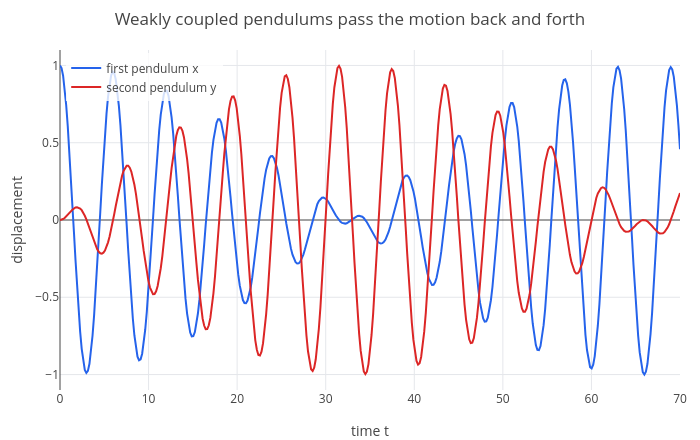

The cell this chart's notebook holds for it:
### Code cell
p = plot(s(1), t, 0, 70);
p = show(p, plot(s(2), t, 0, 70));
p = legend(p, "first pendulum x", "second pendulum y");
labels(title(p, "Weakly coupled pendulums pass the motion back and forth"), "time t", "displacement")

### Figure 1 — Plotly figure (JSON) as saved in the notebook; plotly's stock layout.template omitted (floating-point values rounded to 4 significant figures; data arrays with more than 128 entries replaced by an {"elided": "..."} marker saying what was removed)
{"data": [{"line": {"color": "#2563eb", "width": 2}, "mode": "lines", "name": "first pendulum x", "type": "scatter", "x": {"elided": "402 float values"}, "y": {"elided": "402 float values"}}, {"line": {"color": "#dc2626", "width": 2}, "mode": "lines", "name": "second pendulum y", "type": "scatter", "x": {"elided": "402 float values"}, "y": {"elided": "402 float values"}}], "layout": {"height": 440, "legend": {"bgcolor": "rgba(255,255,255,0.8)", "x": 0.01, "xanchor": "left", "y": 0.99, "yanchor": "top"}, "margin": {"b": 50, "l": 60, "r": 20, "t": 50}, "showlegend": true, "title": {"text": "Weakly coupled pendulums pass the motion back and forth"}, "width": 700, "xaxis": {"range": [0, 70], "title": {"text": "time t"}, "zeroline": true}, "yaxis": {"range": [-1.1, 1.1], "title": {"text": "displacement"}, "zeroline": true}}}
